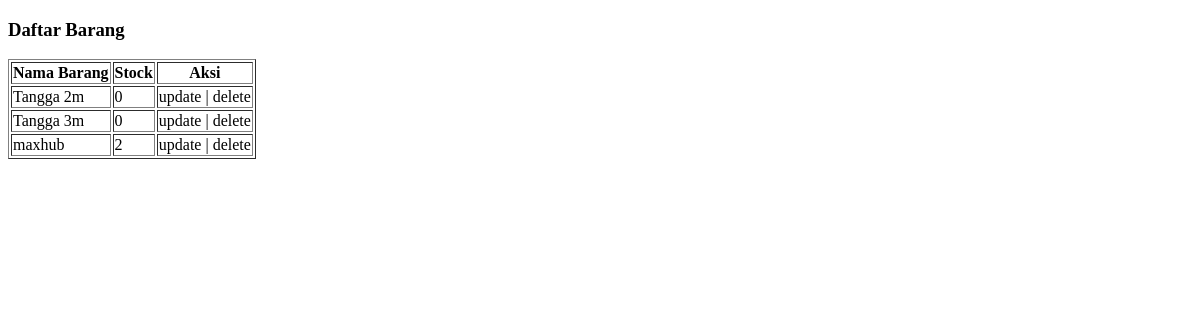
Before: /pinjam/barang (signed in) with the older database file.
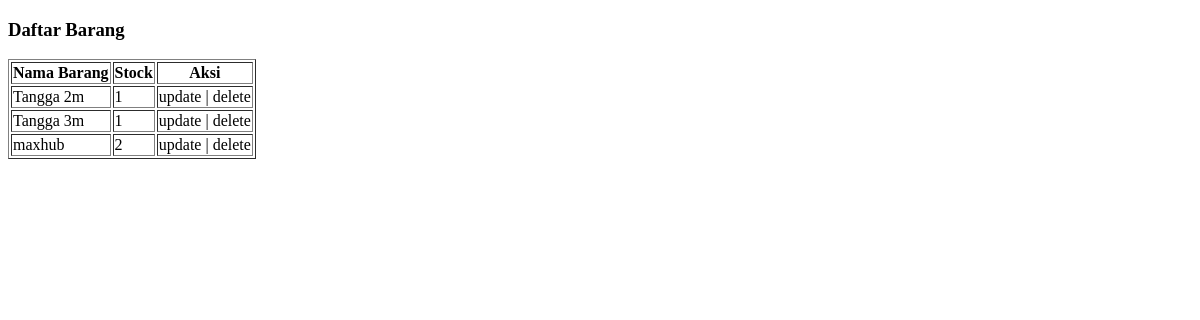
After: the same page with the newer database file.
### pinjam/models.py (models this page shows, shortened)
class Barang(models.Model):
    nama_barang     = models.CharField(max_length=64)
    stock           = models.IntegerField()
    class Meta:
        verbose_name = 'Barang'
        verbose_name_plural = 'Barangs'

### pinjam/views.py (the view)
# urls.py: path('barang', views.listBarang, name='list_barang'),
@login_required
def listBarang(request):
    barang = Barang.objects.all()
    context = {
        'title' : "Daftar Barang",
        'barangs' : barang,
    }
    return render(request, 'barang/list.html', context)

### pinjam/templates/barang/list.html (shortened to what this page needs)
<!DOCTYPE html>
<html lang="en">
<head>
</head>
<body>
    <h3>{{ title }}</h3>
    <table border="1">
        <thead>
            <th>Nama Barang</th>
            <th>Stock</th>
            <th>Aksi</th>
        </thead>
        <tbody>
            {% for b in barangs %}
            <tr>
                <td>
                    {{ b.nama_barang }}
                </td>
                <td>
                    {{ b.stock }}
                </td>
                <td>update | delete</td>
            </tr>
            {% endfor %}
        </tbody>
    </table>
</body>
</html>

Changed rows visible on the page:
changed Barang "Tangga 2m": stock "0" → "1"
changed Barang "Tangga 3m": stock "0" → "1"
